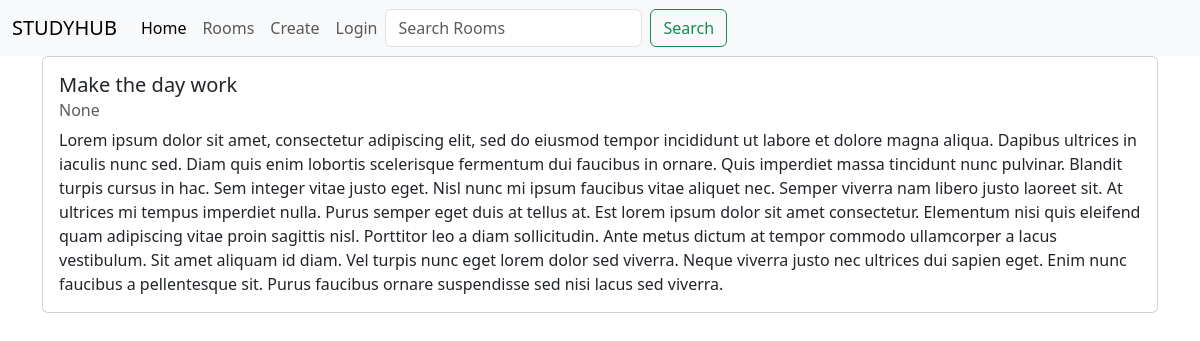
The page /room/1/ on the database its author committed.
### room/models.py (models this page shows, shortened)
class Room(models.Model):
    host =models.ForeignKey(User, on_delete=models.SET_NULL, null=True)
    topic = models.ForeignKey(Topic , on_delete=models.SET_NULL, null=True)
    name = models.CharField(max_length=200)
    description = models.TextField( null=True , blank=True)
    updated = models.DateField(auto_now=True)
    created = models.DateTimeField(auto_now_add=True)
    class Meta:
        ordering = ['-updated', '-created']

### room/views.py (the view)
# urls.py: path('room/<str:pk>/', views.get_room, name='room'),
def get_room(request,pk):
    room = Room.objects.get(id=pk)
    context = {'room':room}
    return render(request ,'room.html',context )

### templates/room.html (shortened to what this page needs)
{% extends 'base.html' %} {% block content %}
<div class="container">
  <div class="row">
    <div class="col-sm-12">
      <div class="card" style="width: 100%">
        <div class="card-body">
          <h5 class="card-title">{{room.name}}</h5>
          <h6 class="card-subtitle mb-2 text-body-secondary">{{room.topic}}</h6>
          <p class="card-text">{{room.description}}</p>
        </div>
      </div>
    </div>
  </div>
  {% endblock %}

### rows shown on the page
Room: name "Make the day work", topic "None", description "Lorem ipsum dolor sit amet, consectetur adipiscing elit, sed do eiusmod tempor incididunt ut labore et dolore magna aliqua. Dapibus ultrices in iaculis nunc sed. Diam quis enim lobortis scelerisque fermentum dui faucibus in ornare. Quis imperdiet massa tincidunt nunc pulvinar. Blandit turpis cursus in hac. Sem integer vitae justo eget. Nisl nunc mi ipsum faucibus vitae aliquet nec. Semper viverra nam libero justo laoreet sit. At ultrices mi tempus imperdiet nulla. Purus semper eget duis at tellus at. Est lorem ipsum dolor sit amet consectetur. Elementum nisi quis eleifend quam adipiscing vitae proin sagittis nisl. Porttitor leo a diam sollicitudin. Ante metus dictum at tempor commodo…"
